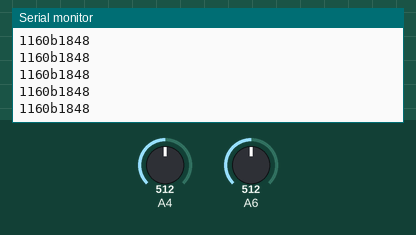
Recording of a sketch running on a simulated Arduino Nano, built with avr-gcc and run on an emulated ATmega328P. Parts: the last lines printed to the serial monitor. The inputs (shaded band) are chosen by the test bench; at power-on: A4 = 512, A6 = 512.

Above: at 1.2 s.
1.3 s: A4 set to 716
At 1.69 s:
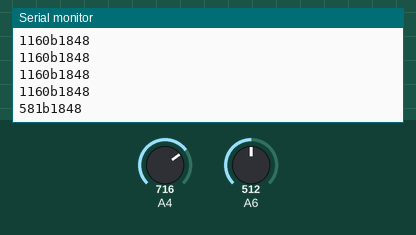
2.8 s: A6 set to 716
At 2.94 s:
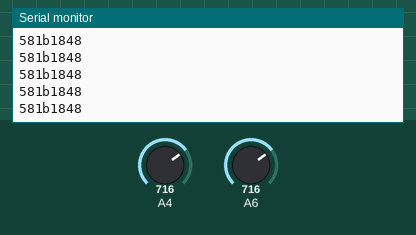
4.3 s: A4 set to 900
At 4.44 s:
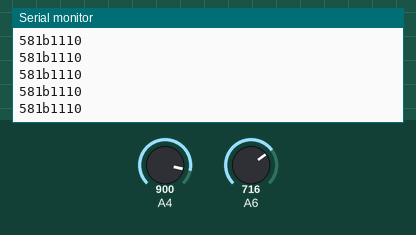
5.8 s: A6 set to 900
At 5.95 s:
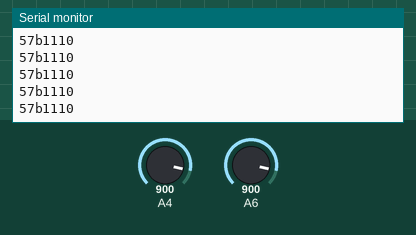
Timing chart, 0 to 8.3 s (numbered marks = the images above; inputs shaded):
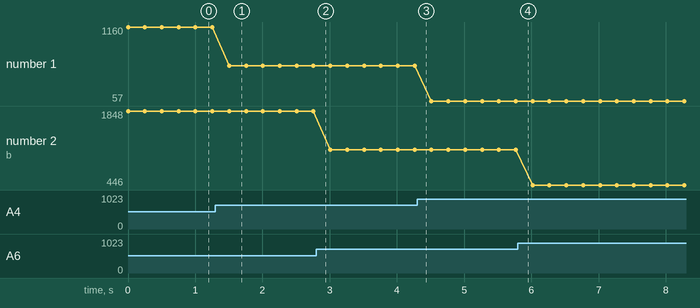

The sketch:

nano_ps2_pedal_interface.ino
```cpp
#include "string.h"

#define BAUD_RATE 57600
#define LOOP_RATE_HZ 500

const int pedal_1_upper = 920;
const int pedal_1_lower = 560;
const int pedal_2_upper = 1023;
const int pedal_2_lower = 740;

const int output_upper = 1024;
const int output_lower = 0;

boolean flip_output = true;

void setup() {
  Serial.begin(BAUD_RATE);
}

void loop() {
  int pedal_value_1 = 0;
  int pedal_value_2 = 0;
  if (!flip_output){
    pedal_value_1 = map(analogRead(A4), pedal_1_lower, pedal_1_upper, output_lower, output_upper);
    pedal_value_2 = map(analogRead(A6), pedal_2_lower, pedal_2_upper, output_lower, output_upper);
  } else {
    pedal_value_1 = map(analogRead(A4), pedal_1_lower, pedal_1_upper, output_upper, output_lower);
    pedal_value_2 = map(analogRead(A6), pedal_2_lower, pedal_2_upper, output_upper, output_lower);
  }
  String string_out;
  string_out = String(pedal_value_1, DEC) + "b" + String(pedal_value_2, DEC);
  Serial.println(string_out);
  delay(LOOP_RATE_HZ/2);        // delay in between reads for stability
}
```

Measured:
- after the input at 1.3 s, the serial monitor: prints a new line after 0.21 s (image 1)
- plotted number 1: 1160 → 581 after the input at 1.3 s, 581 → 57 after the input at 4.3 s
- plotted number 2: 1848 → 1110 after the input at 2.8 s, 1110 → 446 after the input at 5.8 s
